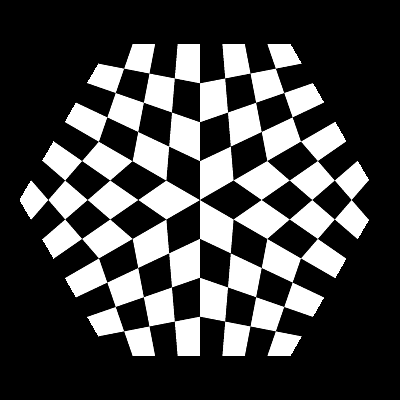
//> input picture Image/cornerdetectionImg/checkedPattern.png, 400 x 400 px
$ ./DLIP_Tutorial_Corner_Detection ../../Image/cornerdetectionImg/checkedPattern.png   (built with g++ and OpenCV 4)
//> lines starting //> are read from the running program, lines starting //| are printed output that depends on the picture
#include <opencv.hpp>
#include <iostream>
using namespace cv;
using namespace std;

Mat src, src_gray;
int thresh = 200;
int max_thresh = 255;
const char* source_window = "Source image";
const char* corners_window = "Corners detected";
void cornerHarris_demo( int, void* );
int main( int argc, char** argv )
{
	src = imread("D:/DLIP/Image/cornerdetectionImg/checkedPattern.png" ,1);
//> src is the input picture: 400 rows x 400 cols, CV_8UC3; min 0, max 255, mean 67.4

	if ( src.empty() )
	{
		cout << "Could not open or find the image!/n" << endl;
		cout << "Usage: " << argv[0] << " <Input image>" << endl;
		return -1;
	}
	cvtColor( src, src_gray, COLOR_BGR2GRAY );
	namedWindow( source_window );
	createTrackbar( "Threshold: ", source_window, &thresh, max_thresh, cornerHarris_demo );
	imshow( source_window, src );
	cornerHarris_demo( 0, 0 );
	waitKey();
	return 0;
}
void cornerHarris_demo( int, void* )
{
	int blockSize = 2;
	int apertureSize = 3;
	double k = 0.04;
	Mat dst = Mat::zeros( src.size(), CV_32FC1 );
	cornerHarris( src_gray, dst, blockSize, apertureSize, k );
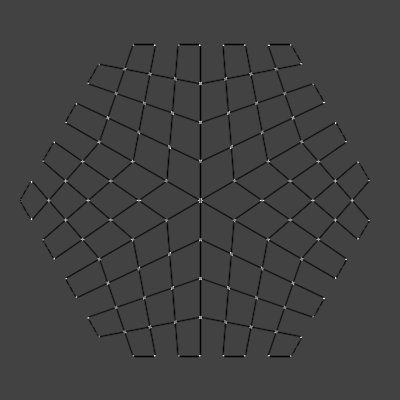
//> dst: 400 rows x 400 cols, CV_32FC1; min -0.04, max 0.113, mean -0.00111; drawn with min black and max white
	Mat dst_norm, dst_norm_scaled;
	normalize( dst, dst_norm, 0, 255, NORM_MINMAX, CV_32FC1, Mat() );
	convertScaleAbs( dst_norm, dst_norm_scaled );
	for( int i = 0; i < dst_norm.rows ; i++ )
	{
		for( int j = 0; j < dst_norm.cols; j++ )
		{
			if( (int) dst_norm.at<float>(i,j) > thresh )
			{
				cv::circle( dst_norm_scaled, Point(j,i), 4,  Scalar(0), 2, 8, 0 );
			}
		}
	}
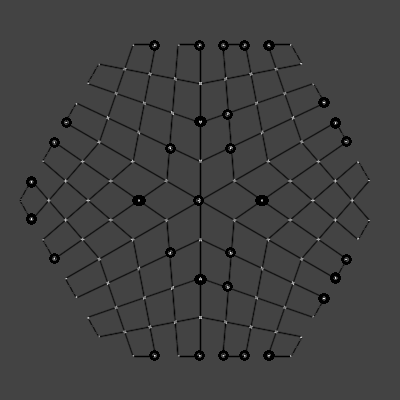
//> dst_norm_scaled: 400 rows x 400 cols, CV_8UC1; min 0, max 255, mean 64.2
	namedWindow( corners_window );
	imshow( corners_window, dst_norm_scaled );
}

$ run again, with Image/cornerdetectionImg/OpenCV_Chessboard.png copied over Image/cornerdetectionImg/checkedPattern.png
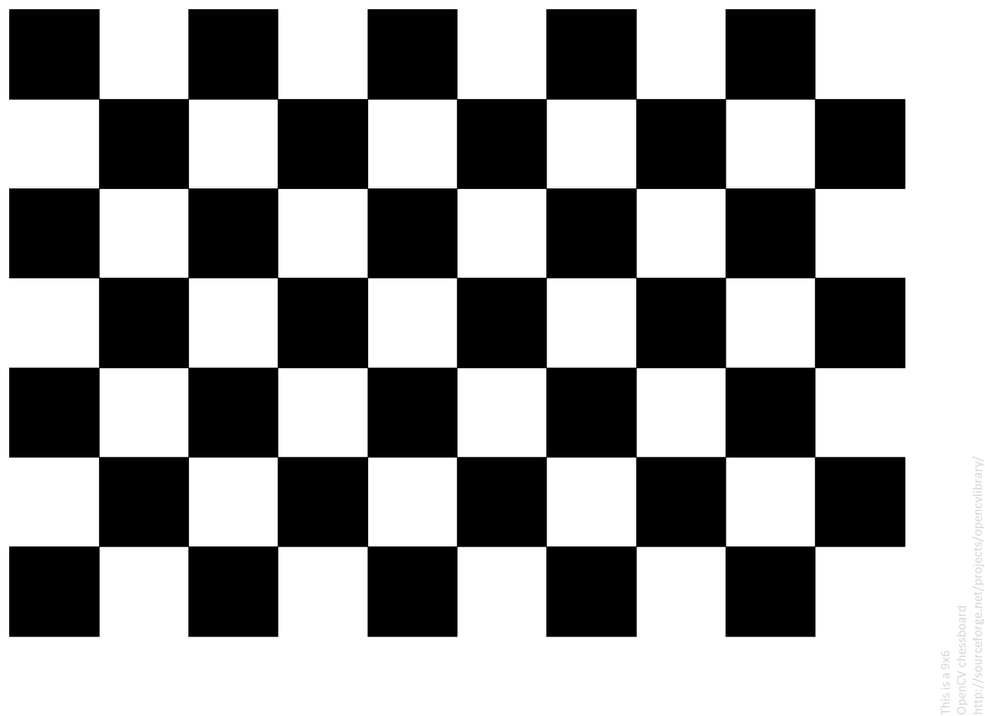
//> input picture Image/cornerdetectionImg/OpenCV_Chessboard.png, 985 x 716 px, shrunk from 1600 x 1163 before the run
//> src is the input picture: 716 rows x 985 cols, CV_8UC3; mean B, G, R 152.2, 152.2, 152.2
//> in cornerHarris_demo, `cornerHarris( src_gray, dst, blockSize, apertureSize, k );`:
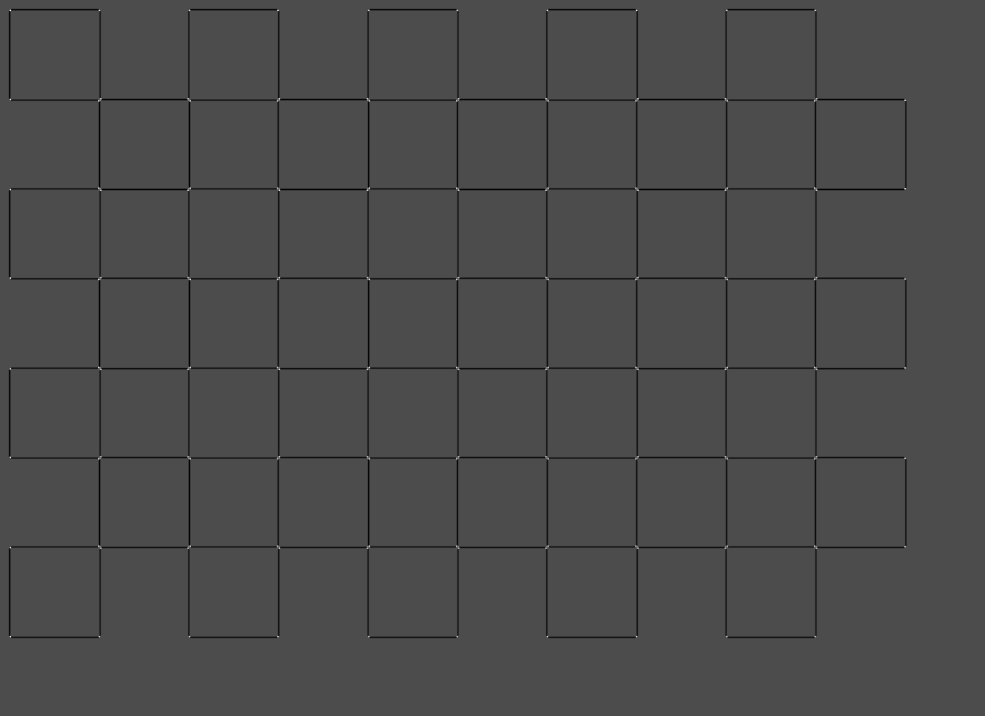
//> dst: 716 rows x 985 cols, CV_32FC1; min -0.0307, max 0.0716, mean -0.000598; drawn with min black and max white
//> after the loop in cornerHarris_demo, `for( int i = 0; i < dst_norm.rows ; i++ )`:
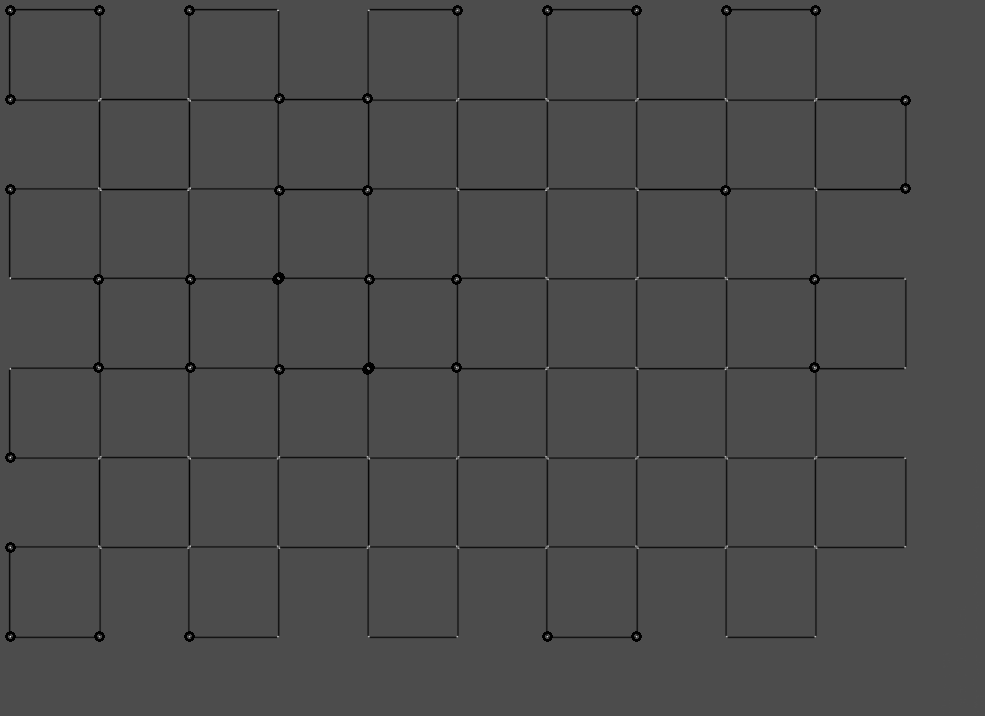
//> dst_norm_scaled: 716 rows x 985 cols, CV_8UC1; min 0, max 255, mean 74.3
